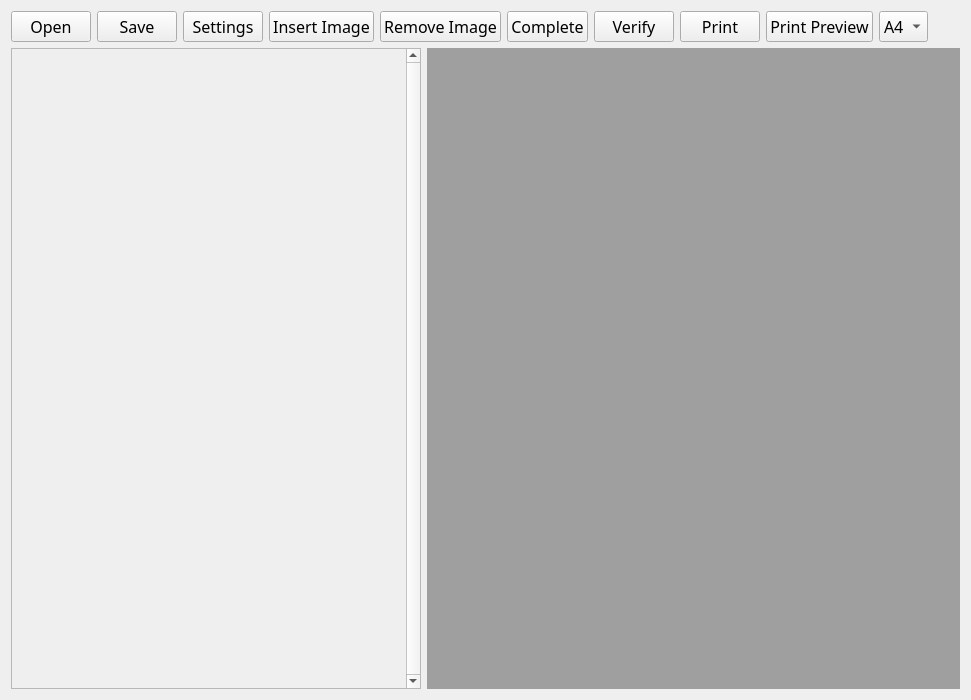
<?xml version="1.0" encoding="UTF-8"?>
<ui version="4.0">
 <class>ReportEditWidget</class>
 <widget class="QWidget" name="ReportEditWidget">
  <property name="geometry">
   <rect>
    <x>0</x>
    <y>0</y>
    <width>971</width>
    <height>700</height>
   </rect>
  </property>
  <property name="font">
   <font>
    <family>微软雅黑</family>
    <pointsize>12</pointsize>
   </font>
  </property>
  <property name="windowTitle">
   <string>Form</string>
  </property>
  <layout class="QVBoxLayout" name="verticalLayout">
   <item>
    <layout class="QHBoxLayout" name="horizontalLayout">
     <item>
      <widget class="QPushButton" name="openButton">
       <property name="text">
        <string>Open</string>
       </property>
       <property name="flat">
        <bool>false</bool>
       </property>
      </widget>
     </item>
     <item>
      <widget class="QPushButton" name="saveButton">
       <property name="text">
        <string>Save</string>
       </property>
       <property name="flat">
        <bool>false</bool>
       </property>
      </widget>
     </item>
     <item>
      <widget class="QPushButton" name="settingsButton">
       <property name="text">
        <string>Settings</string>
       </property>
      </widget>
     </item>
     <item>
      <widget class="QPushButton" name="insertImageButton">
       <property name="text">
        <string>Insert Image</string>
       </property>
      </widget>
     </item>
     <item>
      <widget class="QPushButton" name="removeImageButton">
       <property name="text">
        <string>Remove Image</string>
       </property>
       <property name="flat">
        <bool>false</bool>
       </property>
      </widget>
     </item>
     <item>
      <widget class="QPushButton" name="completeButton">
       <property name="text">
        <string>Complete</string>
       </property>
      </widget>
     </item>
     <item>
      <widget class="QPushButton" name="verigyButton">
       <property name="text">
        <string>Verify</string>
       </property>
      </widget>
     </item>
     <item>
      <widget class="QPushButton" name="printButton">
       <property name="text">
        <string>Print</string>
       </property>
      </widget>
     </item>
     <item>
      <widget class="QPushButton" name="printPreviewButton">
       <property name="text">
        <string>Print Preview</string>
       </property>
      </widget>
     </item>
     <item>
      <widget class="QComboBox" name="paperSizeCombo">
       <property name="sizeAdjustPolicy">
        <enum>QComboBox::AdjustToContents</enum>
       </property>
       <item>
        <property name="text">
         <string>A4</string>
        </property>
       </item>
       <item>
        <property name="text">
         <string>A5</string>
        </property>
       </item>
       <item>
        <property name="text">
         <string>A3</string>
        </property>
       </item>
       <item>
        <property name="text">
         <string>B4</string>
        </property>
       </item>
       <item>
        <property name="text">
         <string>B5</string>
        </property>
       </item>
      </widget>
     </item>
     <item>
      <spacer name="horizontalSpacer">
       <property name="orientation">
        <enum>Qt::Horizontal</enum>
       </property>
       <property name="sizeHint" stdset="0">
        <size>
         <width>40</width>
         <height>20</height>
        </size>
       </property>
      </spacer>
     </item>
    </layout>
   </item>
   <item>
    <layout class="QHBoxLayout" name="bottomHLayout" stretch="0,0">
     <item>
      <widget class="QScrollArea" name="thumbnailScrollArea">
       <property name="minimumSize">
        <size>
         <width>148</width>
         <height>0</height>
        </size>
       </property>
       <property name="verticalScrollBarPolicy">
        <enum>Qt::ScrollBarAlwaysOn</enum>
       </property>
       <property name="horizontalScrollBarPolicy">
        <enum>Qt::ScrollBarAlwaysOff</enum>
       </property>
       <property name="sizeAdjustPolicy">
        <enum>QAbstractScrollArea::AdjustIgnored</enum>
       </property>
       <property name="widgetResizable">
        <bool>true</bool>
       </property>
       <widget class="QWidget" name="scrollAreaWidgetContents">
        <property name="geometry">
         <rect>
          <x>0</x>
          <y>0</y>
          <width>129</width>
          <height>641</height>
         </rect>
        </property>
       </widget>
      </widget>
     </item>
     <item>
      <widget class="QMdiArea" name="mdiArea">
       <property name="viewMode">
        <enum>QMdiArea::TabbedView</enum>
       </property>
       <property name="documentMode">
        <bool>true</bool>
       </property>
       <property name="tabsClosable">
        <bool>true</bool>
       </property>
       <property name="tabsMovable">
        <bool>true</bool>
       </property>
      </widget>
     </item>
    </layout>
   </item>
  </layout>
 </widget>
 <resources/>
 <connections/>
</ui>
